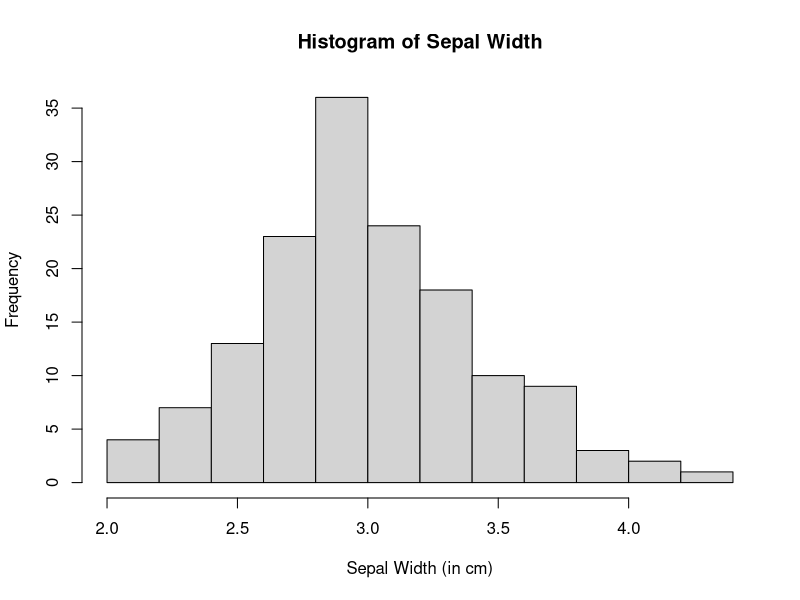

The R source for this figure:
# File:     02_07_Comments.R
# Project:  LearningR

# INSTALL AND LOAD PACKAGES ################################

# Load base packages manually
library(datasets)  # For example datasets

# LOAD AND PREPARE DATA ####################################

?iris
df <- iris
head(df)

# COMMENT OUT LINES ########################################

# Use comments to disable commands
hist(df$Sepal.Width,
  # col  = "#CD0000",  # red3
  # border = NA,  # No borders
  main = "Histogram of Sepal Width",
  xlab = "Sepal Width (in cm)")

# THIS IS A LEVEL 1 HEADER #################################

## This Is a Level 2 Header ================================

### This is a level 3 header. ------------------------------

# CLEAN UP #################################################

# Clear environment
rm(list = ls()) 

# Clear packages
detach("package:datasets", unload = TRUE)  # For base

# Clear plots
dev.off()  # But only if there IS a plot

# Clear console
cat("\014")  # ctrl+L

# Clear mind :)
